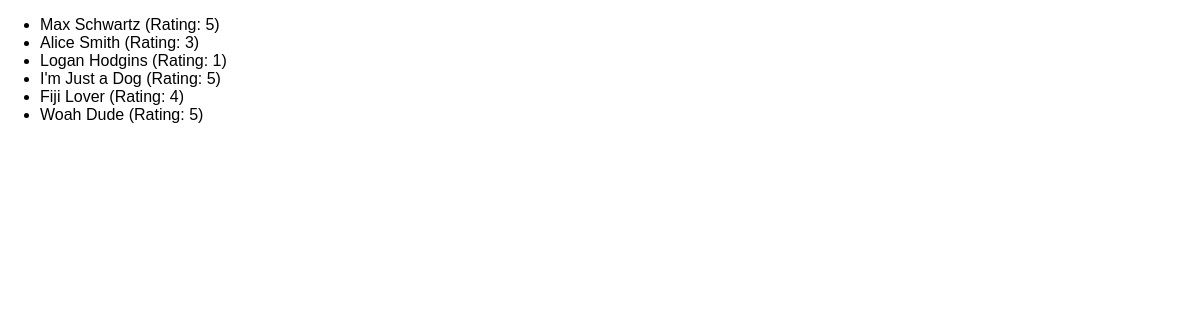
/reviews, run on an earlier commit of the app's database.
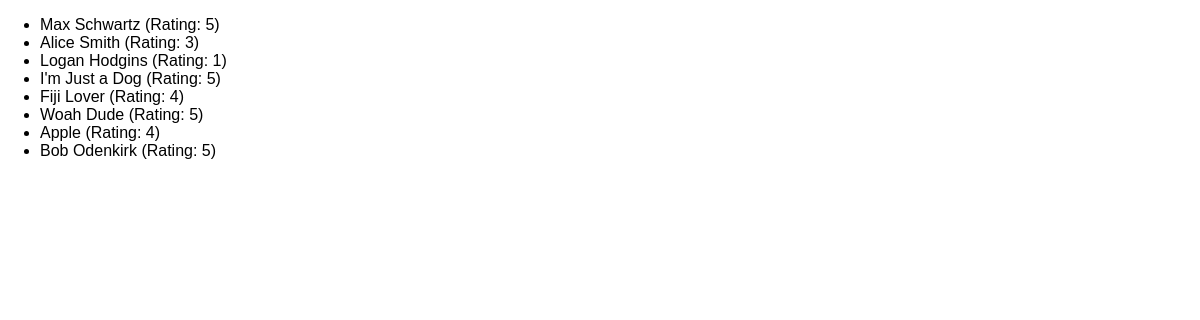
And on a later commit of the database.
### reviews/models.py (models this page shows, shortened)
class Review(models.Model):
  user_name = models.CharField(max_length=100)
  review_text = models.TextField()
  rating = models.IntegerField()

### reviews/views.py (the view)
# urls.py: path("reviews", views.ReviewsListView.as_view()),
class ReviewsListView(ListView):
  template_name = "reviews/review_list.html"
  model = Review
  context_object_name = "reviews"

### reviews/templates/reviews/review_list.html (shortened to what this page needs)
{% extends "reviews/base.html" %}
{% block content %}
  <ul>
    {% for review in reviews %}
      <li>{{ review.user_name }} (Rating: {{ review.rating }})</li>
    {% endfor %}
  </ul>
{% endblock %}

What changed in the data, as far as the page shows it:
added Review: user_name "Apple", rating "4"
added Review: user_name "Bob Odenkirk", rating "5"
